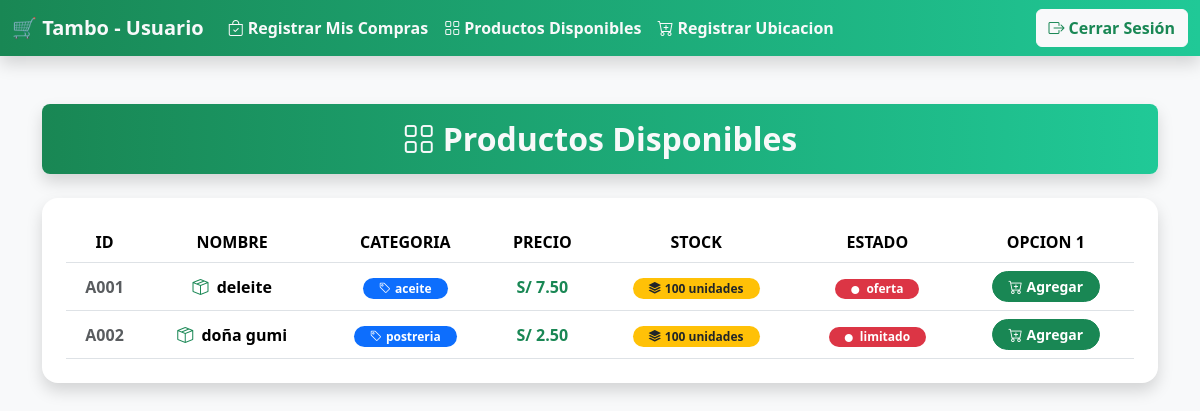
Page /enlace_tabla_producto_disponible/ on the committed database.
### app/models.py (models this page shows, shortened)
class Tabla_Producto_Disponible(models.Model):
    Id_Producto_Disponible = models.CharField(max_length=250)
    Nombre_Producto_Disponible = models.CharField(max_length=250)
    Categoria_Producto_Disponible = models.CharField(max_length=250)
    Precio_Producto_Disponible = models.CharField(max_length=250)
    Stock_Producto_Disponible = models.CharField(max_length=250)
    Estado_Producto_Disponible = models.CharField(max_length=250)

### app/views.py (the view)
# urls.py: path('enlace_tabla_producto_disponible/' , views.enlace_tabla_producto_disponible),
def enlace_tabla_producto_disponible(request):
    producto_disponible = Tabla_Producto_Disponible.objects.all()
    return render(request , 'tabla_producto_disponible.html' , {
        'producto_disponible' : producto_disponible
    })

### app/templates/tabla_producto_disponible.html
{% extends "barra_usuario.html" %}
{% block contenedor %}
<div class="container mt-5">
  <div class="p-3 text-center text-light rounded-3 shadow mb-4"
       style="background: linear-gradient(90deg, var(--bs-success), var(--bs-teal));">
    <h2 class="m-0 fw-bold"><i class="bi bi-grid me-2"></i>Productos Disponibles</h2>
  </div>
  <div class="card shadow border-0 rounded-4">
    <div class="card-body p-4">
      <div class="table-responsive">
        <table class="table table-hover align-middle text-center mb-0">
          <thead style="background: linear-gradient(90deg, var(--bs-success), var(--bs-teal));" class="text-white">
            <tr>
              <th>ID</th>
              <th>NOMBRE</th>
              <th>CATEGORIA</th>
              <th>PRECIO</th>
              <th>STOCK</th>
              <th>ESTADO</th>
              <th>OPCION 1</th>
            </tr>
          </thead>
          <tbody>
            {% for x in producto_disponible %}
              <tr>
                <th class="text-muted">{{ x.Id_Producto_Disponible }}</th>
                <td class="fw-semibold">
                  <i class="bi bi-box-seam text-success me-1"></i>
                  {{ x.Nombre_Producto_Disponible }}
                </td>
                <td>
                  <span class="badge bg-primary rounded-pill px-3">
                    <i class="bi bi-tag me-1"></i>{{ x.Categoria_Producto_Disponible }}
                  </span>
                </td>
                <td class="fw-bold text-success">
                  S/ {{ x.Precio_Producto_Disponible }}
                </td>
                <td>
                  <span class="badge bg-warning text-dark rounded-pill px-3">
                    <i class="bi bi-stack me-1"></i>{{ x.Stock_Producto_Disponible }}
                  </span>
                </td>
                <td>
                  <span class="badge rounded-pill px-3
                    {% if x.Estado_Producto_Disponible == 'Disponible' %}
                      bg-success
                    {% else %}
                      bg-danger
                    {% endif %}">
                    <i class="bi bi-circle-fill me-1" style="font-size: 0.5rem;"></i>
                    {{ x.Estado_Producto_Disponible }}
                  </span>
                </td>
                <td>
                  <a class="btn btn-success btn-sm fw-semibold rounded-pill px-3"
                     href='/enlace_registrar_compras_usuario/'>
                    <i class="bi bi-cart-plus me-1"></i>Agregar
                  </a>
                </td>
              </tr>
            {% endfor %}
          </tbody>
        </table>
      </div>
    </div>
  </div>
</div>
{% endblock contenedor %}

### rows in the picture
Tabla_Producto_Disponible: Id_Producto_Disponible "A001", Nombre_Producto_Disponible "deleite", Categoria_Producto_Disponible "aceite", Precio_Producto_Disponible "7.50", Stock_Producto_Disponible "100 unidades", Estado_Producto_Disponible "oferta"
Tabla_Producto_Disponible: Id_Producto_Disponible "A002", Nombre_Producto_Disponible "doña gumi", Categoria_Producto_Disponible "postreria", Precio_Producto_Disponible "2.50", Stock_Producto_Disponible "100 unidades", Estado_Producto_Disponible "limitado"
